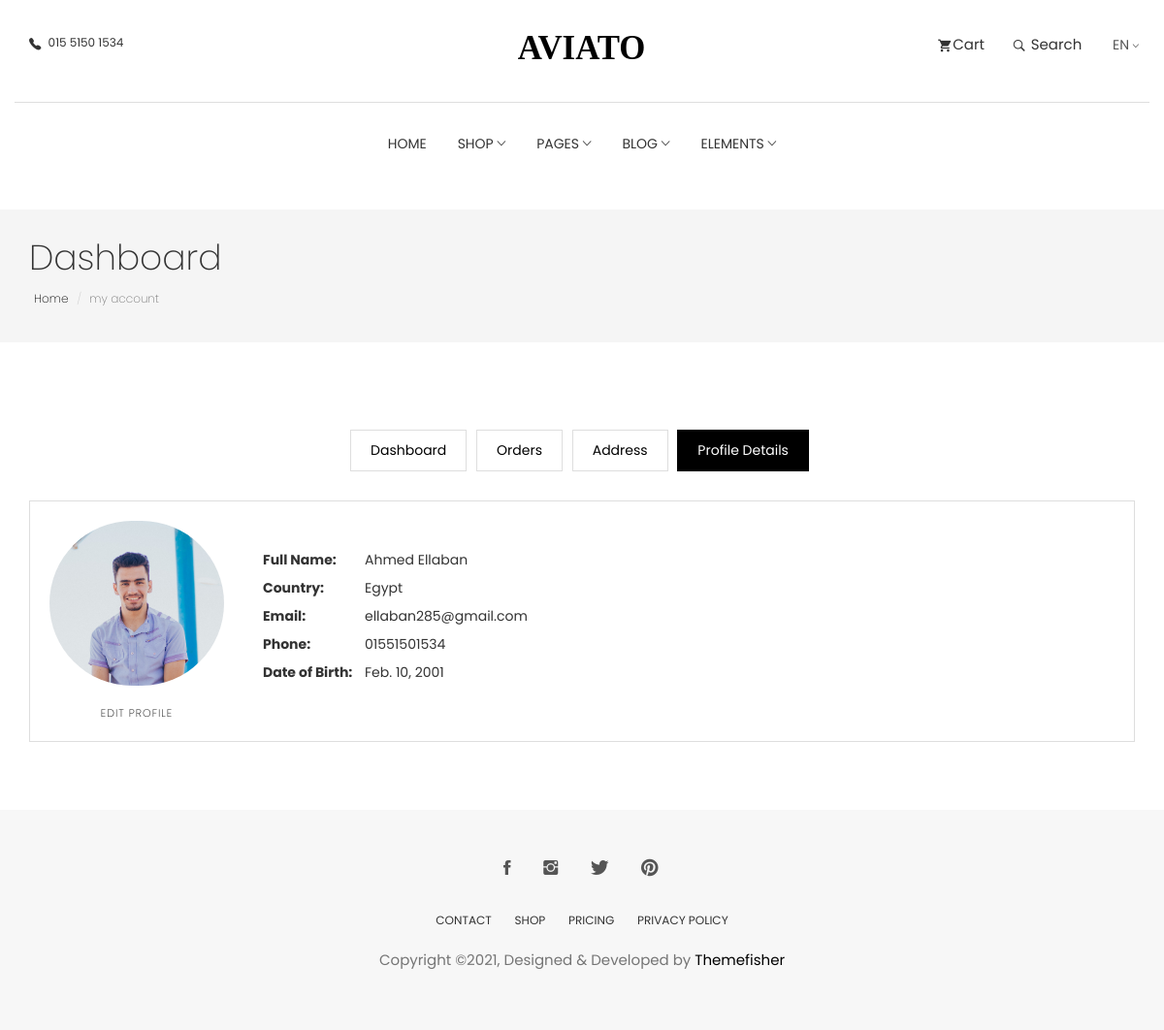
The app's page /accounts/profile (signed in), older data.
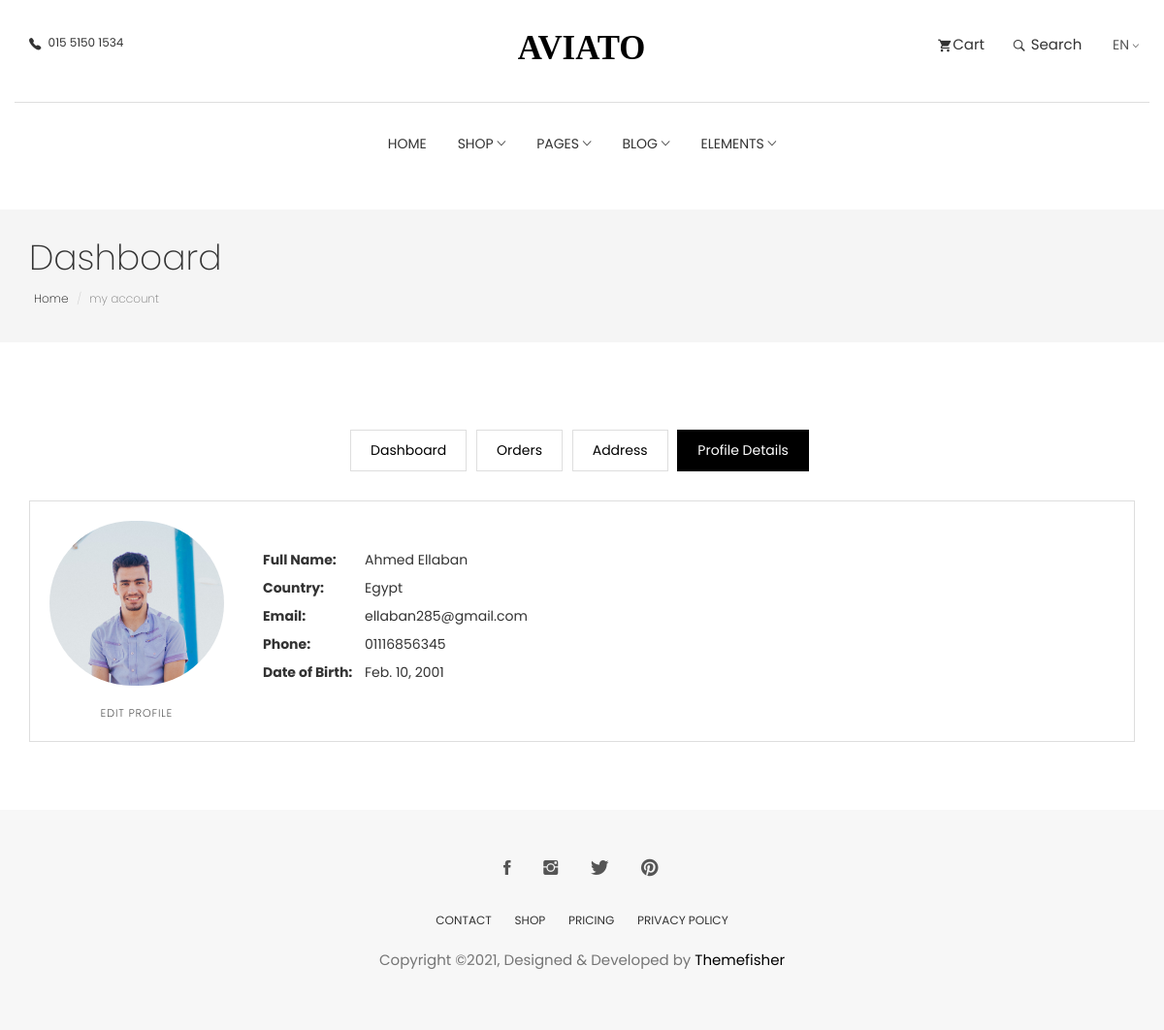
The same page, newer data.
### accounts/models.py (models this page shows, shortened)
class Profile(models.Model):
    id = models.AutoField(primary_key=True, null=False, blank=False)
    user = models.OneToOneField(User, on_delete=models.CASCADE)
    country = models.CharField(max_length=20, blank=False, null=False)
    image = models.ImageField(upload_to=image_uploader('Profile'), null=True, blank=False)
    phone = models.CharField(
        max_length=11, blank=False, null=False,
        validators=[PHONE_NUMBER_PATTERN]
    )
    date_of_birth = models.DateField(blank=True, null=True)
    slug = models.SlugField(null=True, blank=True)
    verified = models.BooleanField(default=False)
    code = models.CharField(max_length=6, blank=True, null=True, default='')

### accounts/views.py (the view)
# urls.py: path('profile', profile_details, name='profile-details'),
@login_required
def profile_details(request, *args, **kwargs):
    queryset = Profile.objects.get(user=request.user)
    context = {
        'profile': queryset,
        'page_title': f"Aviato | Profile"
    }
    return render(request, 'profile-details.html', context)

### accounts/templates/profile-details.html
{% extends 'base.html' %}
{% block container %}
<section class="page-header">
	<div class="container">
		<div class="row">
			<div class="col-md-12">
				<div class="content">
					<h1 class="page-name">Dashboard</h1>
					<ol class="breadcrumb">
						<li><a href="index.html">Home</a></li>
						<li class="active">my account</li>
					</ol>
				</div>
			</div>
		</div>
	</div>
</section>
<section class="user-dashboard page-wrapper">
  <div class="container">
    <div class="row">
      <div class="col-md-12">
        <ul class="list-inline dashboard-menu text-center">
          <li><a href="dashboard.html">Dashboard</a></li>
          <li><a href="order.html">Orders</a></li>
          <li><a href="address.html">Address</a></li>
          <li><a class="active"  href="profile-details.html">Profile Details</a></li>
        </ul>
        <div class="dashboard-wrapper dashboard-user-profile">
          <div class="media">
            <div class="pull-left text-center" href="#!">
              <img class="media-object user-img" src="{{profile.image.url}}" alt="Image">
              <a href="{% url 'accounts:update-profile' %}" class="btn btn-transparent mt-20">Edit Profile</a>
            </div>
            <div class="media-body">
              <ul class="user-profile-list">
                <li><span>Full Name:</span>{{profile.user.first_name}} {{profile.user.last_name}}</li>
                <li><span>Country:</span>{{profile.country}}</li>
                <li><span>Email:</span>{{profile.user.email}}</li>
                <li><span>Phone:</span>{{profile.phone}}</li>
                <li><span>Date of Birth:</span>{{profile.date_of_birth}}</li>
              </ul>
            </div>
          </div>
        </div>
      </div>
    </div>
  </div>
</section>
{% endblock%}

Row changes from the older to the newer data that the page shows:
changed Profile "Egypt": phone "01551501534" → "01116856345"
